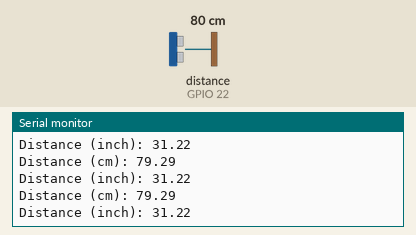
Recording of a sketch running on a simulated ESP32. Parts: the last lines printed to the serial monitor. Wiring (inferred from the names in the program): ultrasonic range finder: trigger GPIO 23; echo GPIO 22. The inputs (shaded band) are chosen by the test bench; at power-on: distance to the obstacle (sensor on GPIO 22) 80 cm. The echo pulse lasts 58.3 µs per cm; WiFi joins after 1.5 s; servers stay silent unless stated; uploads are accepted with an empty reply.

Above: at 2.7 s.
2.8 s: distance to the obstacle (sensor on GPIO 22) set to 2 cm
At 3.12 s:
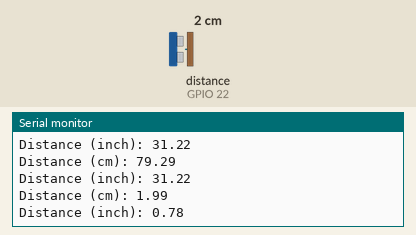
4.3 s: distance to the obstacle (sensor on GPIO 22) set to 4 cm
At 4.34 s:
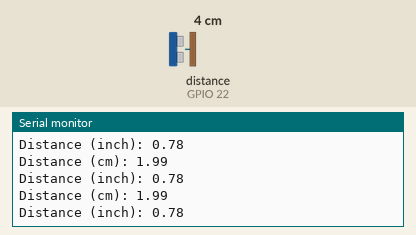
Timing chart, 0 to 7.3 s (numbered marks = the images above; inputs shaded):
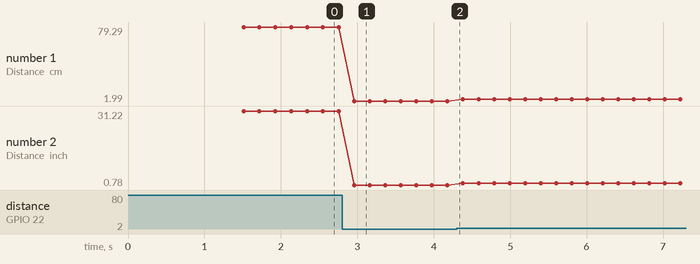

The sketch:

techopserver.ino
```cpp
#include <WiFi.h>
#include <WiFiClient.h>
#include <WebServer.h>
#include <ESPmDNS.h>
#include <HTTPClient.h>

//define sound speed in cm/uS
#define SOUND_SPEED 0.034
#define CM_TO_INCH 0.393701

const char* ssid = "Godblesswang_EXT";
const char* password = "Lab73127815";
const int trigPin = 23;
const int echoPin = 22;
long duration;
float distanceCm;
float distanceInch;
float average = 0;

//Your Domain name with URL path or IP address with path
String serverName = "http://192.168.1.9/sensor";

// the following variables are unsigned longs because the time, measured in
// milliseconds, will quickly become a bigger number than can be stored in an int.
unsigned long lastTime = 0;
// Timer set to 10 minutes (600000)
//unsigned long timerDelay = 600000;
// Set timer to 5 seconds (5000)
unsigned long timerDelay = 5000;

WebServer server(80);

void handleRoot(){
  server.send(200, "text/json", "{\"distanceCm\":" + (String)average + "}");
}

void handleNotFound() {
  String message = "File Not Found\n\n";
  message += "URI: ";
  message += server.uri();
  message += "\nMethod: ";
  message += (server.method() == HTTP_GET) ? "GET" : "POST";
  message += "\nArguments: ";
  message += server.args();
  message += "\n";
  for (uint8_t i = 0; i < server.args(); i++) {
    message += " " + server.argName(i) + ": " + server.arg(i) + "\n";
  }
  server.send(404, "text/plain", message);
}

void setup(void) {
  Serial.begin(115200);
  pinMode(trigPin, OUTPUT); // Sets the trigPin as an Output
  pinMode(echoPin, INPUT); // Sets the echoPin as an Input

  WiFi.mode(WIFI_STA);
  WiFi.begin(ssid, password);
  Serial.print("");

  // Wait for connection
  while (WiFi.status() != WL_CONNECTED) {
    delay(500);
    Serial.print(".");
  }
  Serial.println("");
  Serial.print("Connected to ");
  Serial.println(ssid);
  Serial.print("IP address: ");
  Serial.println(WiFi.localIP());

  if (MDNS.begin("esp32")) {
    Serial.println("MDNS responder started");
  }

  server.on("/", handleRoot);

  server.on("/inline", []() {
    server.send(200, "text/plain", "this works as well");
  });

  server.onNotFound(handleNotFound);

  server.begin();
  Serial.println("HTTP server started");
}

float values[50];
void loop(void) {
  server.handleClient();
    // Clears the trigPin
  digitalWrite(trigPin, LOW);
  delayMicroseconds(2);
  // Sets the trigPin on HIGH state for 10 micro seconds
  digitalWrite(trigPin, HIGH);
  delayMicroseconds(10);
  digitalWrite(trigPin, LOW);

  // Reads the echoPin, returns the sound wave travel time in microseconds
  duration = pulseIn(echoPin, HIGH);

  // Calculate the distance
  distanceCm = duration * SOUND_SPEED/2;

  // Convert to inches
  distanceInch = distanceCm * CM_TO_INCH;

  // Prints the distance in the Serial Monitor
  Serial.print("Distance (cm): ");
  Serial.println(distanceCm);
  Serial.print("Distance (inch): ");
  Serial.println(distanceInch);

  for(int i=49; i >= 0; i--){
    if (i==0){
       values[0] = distanceCm;
     }
     else{
      values[i] = values[i-1];
     }
  }

int sum = 0;
  for(int i = 0; i < 50; i++){
    sum+=values[i];
  }
  average = sum/50.0;


    //Send an HTTP POST request every 10 minutes
//  if ((millis() - lastTime) > timerDelay) {
    //Check WiFi connection status
    if(WiFi.status()== WL_CONNECTED){
      HTTPClient http;

      String serverPath = serverName + "?distance=" + distanceCm;

      // Your Domain name with URL path or IP address with path
      http.begin(serverPath.c_str());

      // Send HTTP GET request
      int httpResponseCode = http.GET();

      if (httpResponseCode>0) {
//        Serial.print("HTTP Response code: ");
//        Serial.println(httpResponseCode);
        String payload = http.getString();
//        Serial.println(payload);
      }
      else {
        Serial.print("Error code: ");
        Serial.println(httpResponseCode);
      }
      // Free resources
      http.end();
    }
    else {
      Serial.println("WiFi Disconnected");
    }
    lastTime = millis();
//  }


  delay(2);//allow the cpu to switch to other tasks
}

//_---------------------------------------------------
```

Measured:
- after the input at 2.8 s, the serial monitor: prints a new line after 0.16 s (image 1)
- plotted number 1: 79.29 → 1.99 after the input at 2.8 s, 1.99 → 3.98 after the input at 4.3 s
- plotted number 2: 31.22 → 0.78 after the input at 2.8 s, 0.78 → 1.57 after the input at 4.3 s
